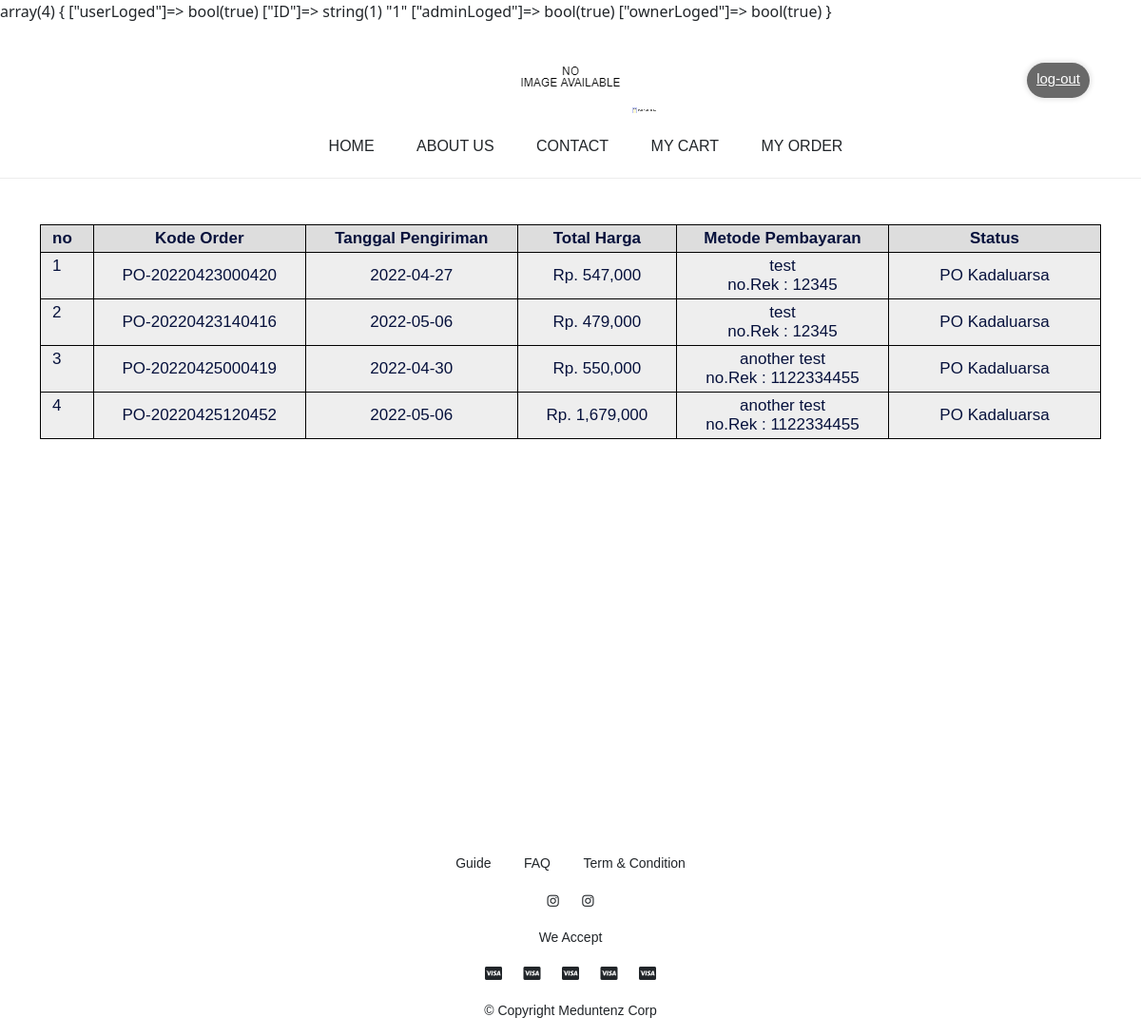
Page /myorder.php (signed in) on the earlier database version.
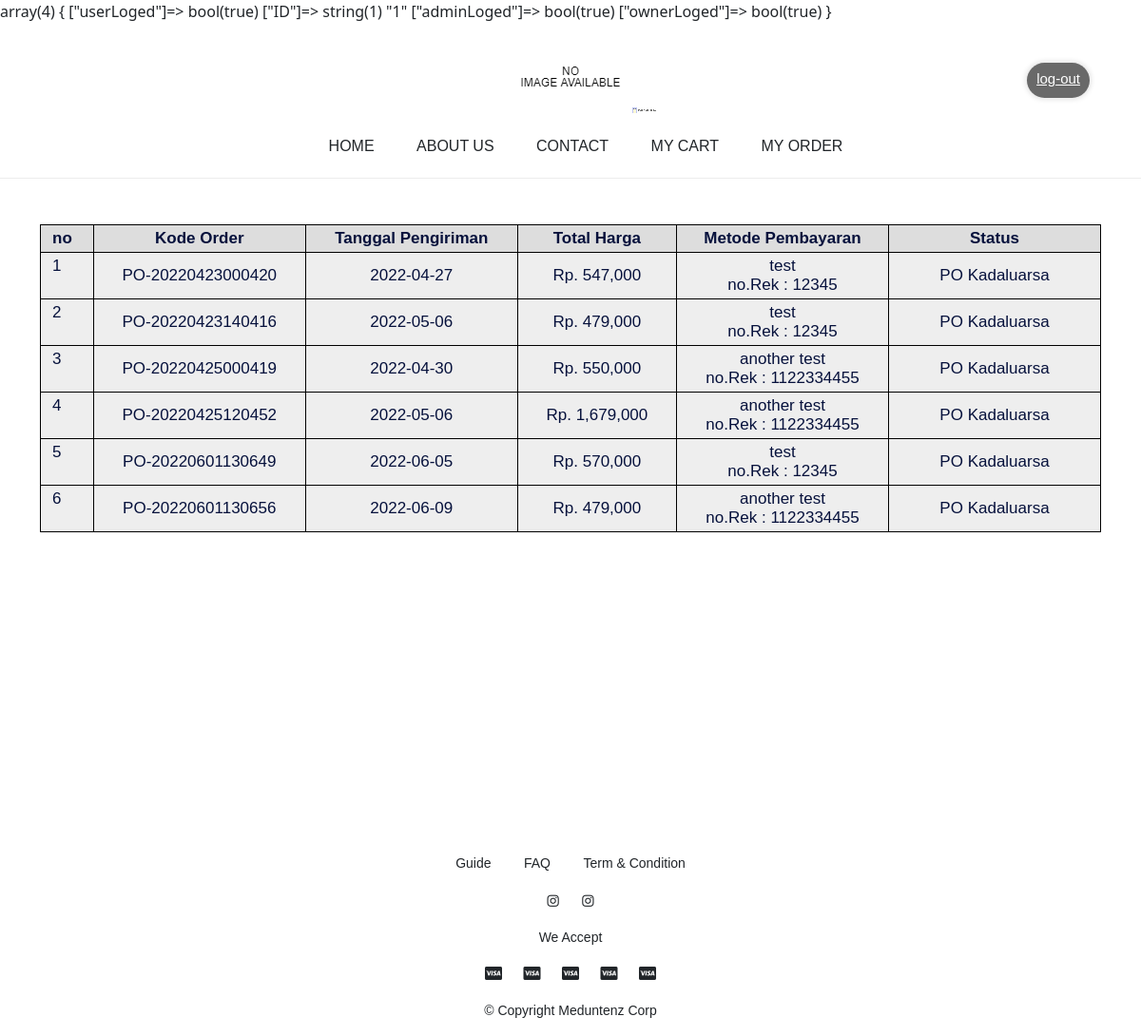
Same page on the later database version.
### tables this page shows
CREATE TABLE `orders` (
  `id_order` varchar(100) NOT NULL,
  `id_user` int(11) NOT NULL,
  `total_harga` int(11) NOT NULL,
  `metode_pembayaran` int(11) NOT NULL,
  `bukti_transfer` varchar(55) DEFAULT NULL,
  `status` varchar(25) NOT NULL DEFAULT 'Payment',
  `tglDibuat` timestamp NOT NULL DEFAULT CURRENT_TIMESTAMP
);

CREATE TABLE `detail_pengiriman` (
  `id` int(11) NOT NULL,
  `id_order` varchar(100) NOT NULL,
  `tgl_pengiriman` date NOT NULL,
  `nama_pengirim` varchar(100) NOT NULL,
  `telp_pengirim` varchar(50) NOT NULL,
  `alamat_tujuan` text NOT NULL,
  `nama_penerima` varchar(100) NOT NULL,
  `tgl_dibuat` timestamp NOT NULL DEFAULT CURRENT_TIMESTAMP
);

CREATE TABLE `pembayaran` (
  `id` int(11) NOT NULL,
  `metode` varchar(50) NOT NULL,
  `noRek` varchar(50) NOT NULL,
  `logo` text,
  `an` varchar(50) NOT NULL,
  `status` int(1) NOT NULL DEFAULT '1'
);

### PHP/load-orders.php (called while the page is built)
<?php
    require 'connection.php';
    $currentDate = date('Y-m-d');
    var_dump($_SESSION);
    if(isset($_SESSION['userLoged'])){
        $iduser = $_SESSION['ID'];
        $sqlOrders = mysqli_query($conn, "SELECT * FROM orders WHERE id_user = $iduser");
        $cekOrders = mysqli_num_rows($sqlOrders);
        $noOrders = false;
        if($cekOrders > 0){
            while($temp = mysqli_fetch_assoc($sqlOrders)){
                $listOrders[] = $temp;
                $idMetodePembayaran = $temp['metode_pembayaran'];
                $sqlMetodePembayaran = mysqli_query($conn, "SELECT * FROM pembayaran WHERE id = $idMetodePembayaran");
                $metodePembayaran[] = mysqli_fetch_assoc($sqlMetodePembayaran);
            }
        }else{
            $noOrders = true;
        }
    }else{
        header('location: index.php');
    }
?>

### myorder.php (the view, shortened to what the changed rows need)
<?php
    require 'PHP/load-orders.php';
?>
<!DOCTYPE html>
<html lang="en">
<head>
    <link rel="stylesheet" href="Asset/css/style.css" />
    <link href="https://cdn.jsdelivr.net/npm/bootstrap@5.0.2/dist/css/bootstrap.min.css" rel="stylesheet"
 />
    <link href="https://cdn.jsdelivr.net/npm/bootstrap@5.0.2/dist/css/bootstrap.min.css" rel="stylesheet"
>
</head>
<body>
    <div>
        <section class="section-1-order">
            <div class="container-md mx-auto">
                <table class="w-100 table=cart">
                    <tr class="table-head">
                        <th class="text-area nomor-urut">
                            no
                        </th>
                        <th class="text-area text-center kode-order-container">
                            Kode Order
                        </th>
                        <th class="text-area text-center tanggal-pengiriman-container">
                            Tanggal Pengiriman
                        </th>
                        <th class="text-area text-center total-harga-container">
                            Total Harga
                        </th>
                        <th class="text-area text-center metode-pembayaran-container">
                            Metode Pembayaran
                        </th>
                        <th class="text-area text-center status-container">
                            Status
                        </th>
                    </tr>
                    <?php if($noOrders): ?>
                    <tr>
                        <td colspan='6' class='text-center no-orders'>
                            Tidak ada Orderan
                        </td>
                    </tr>
                    <?php else: ?>
                        <?php $i=0;foreach ($listOrders as $orders):
                                $idorder = $orders['id_order'];
                                $sqlDetailPengiriman = mysqli_query($conn, "SELECT * FROM detail_pengiriman WHERE id_order = '$idorder'");
                                $detailPengiriman = mysqli_fetch_assoc($sqlDetailPengiriman);
                        ?>
                        <tr class="list-order" onclick="window.location.href='orders-detail.php?order=<?=$orders['id_order']?>'">
                            <td>
                                <?=$i+1?>
                            </td>
                            <td class="text-center">
                                <?=$orders['id_order']?>
                            </td>
                            <td class="text-center">
                                <?=$detailPengiriman['tgl_pengiriman']?>
                            </td>
                            <td class="text-center">
                                Rp. <?=number_format($orders['total_harga'])?>
                            </td>
                            <td class="text-center">
                                <?=$metodePembayaran[$i]['metode']?><br>
                                no.Rek : <?=$metodePembayaran[$i]['noRek']?>
                            </td>
                            <td class="text-center">
                                <?php if($detailPengiriman['tgl_pengiriman'] <= $currentDate): ?>
                                    PO Kadaluarsa
                                <?php elseif($orders['status'] == 'Payment'): ?>
                                    Menunggu Pembayaran
                                <?php elseif($orders['status'] == 'Confirm'): ?>
                                    Menunggu Konfirmasi
                                <?php elseif($orders['status'] == 'Proccess'): ?>
                                    Sedang Dalam Proses
                                <?php endif; ?>
                            </td>
                        </tr>
                        <?php $i++;endforeach;?>
                    <?php endif; ?>
                </table>
            </div>
        </section>
    </div>
</body>
</html>

Differences in the rows shown:
added orders: id_order "PO-20220601130649", detail_pengiriman.tgl_pengiriman "2022-06-05", total_harga "570,000", $metodePembayaran[$i]['metode'] "test", $metodePembayaran[$i]['noRek'] "12345"
added orders: id_order "PO-20220601130656", detail_pengiriman.tgl_pengiriman "2022-06-09", total_harga "479,000", $metodePembayaran[$i]['metode'] "another test", $metodePembayaran[$i]['noRek'] "1122334455"
